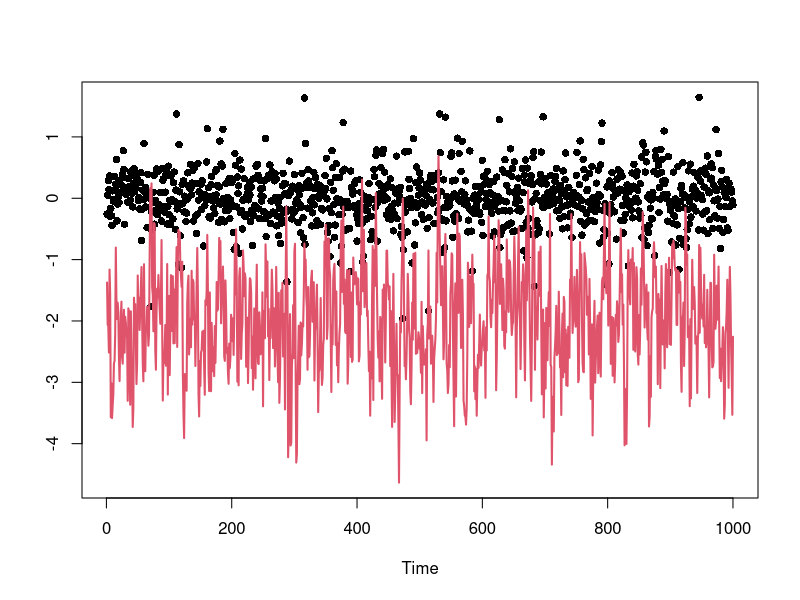
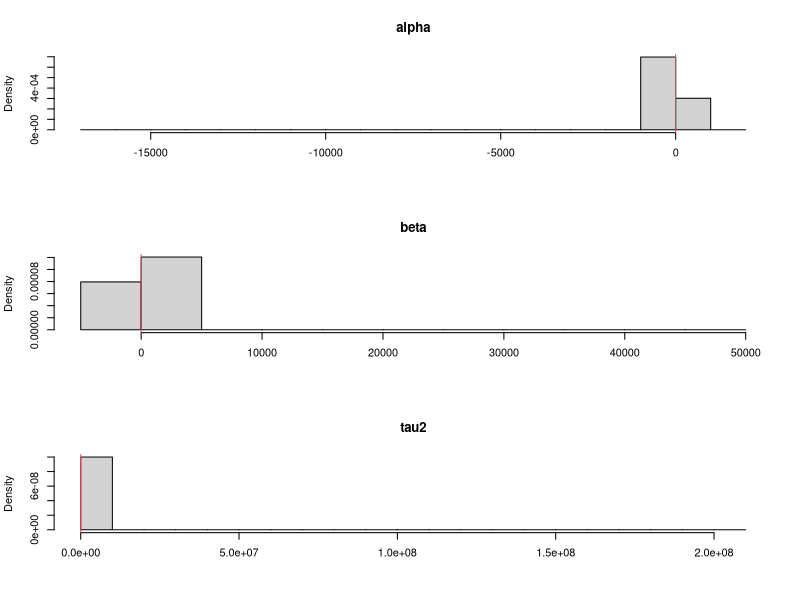

These charts were generated, in order, by the following R code: (Note: a time limit stopped this script after it produced the figures.)
svm.pl = function(y,alphas,betas,tau2s,xs){#,b0,B0,c0,d0){
  n      = length(y)
  N      = length(xs)
  nmix   = 7  
  mu     = matrix(c(-11.40039,-5.24321,-9.83726,1.50746,-0.65098,0.52478,-2.35859),
                  N,nmix,byrow=TRUE)
  sig2   = matrix(c(5.795960,2.613690,5.179500,0.167350,0.640090,0.340230,1.262610),
                  N,nmix,byrow=TRUE)
  q      = matrix(c(0.007300,0.105560,0.000020,0.043950,0.340010,0.245660,0.257500),
                  N,nmix,byrow=TRUE) 
#   q = c(0.007300,0.105560,0.000020,0.043950,0.340010,0.245660,0.257500)
#   mu = c(-11.40039,-5.24321,-9.83726,1.50746,-0.65098,0.52478,-2.35859)
#   sig2 = c(5.795960,2.613690,5.179500,0.167350,0.640090,0.340230,1.262610)
  quants = array(0,c(n,4,3))
  z      = log(y^2)
  s      = matrix(0,N,7)
  s[,1]  = 1.0/B0[1]
  s[,2]  = 0.0
  s[,3]  = 1.0/B0[2]
  s[,4]  = b0[1]/B0[1]
  s[,5]  = b0[2]/B0[2]
  s[,6]  = c0
  s[,7]  = d0
  num1   = rep(b0[1],N)
  num2   = rep(b0[2],N)
  for (t in 1:n){
    #print(t)
    mus    = matrix(alphas+betas*xs,N,nmix)
#     print(mus[1,])
#     scan(n=1)
    probs  = q*dnorm(z[t],mus+mu,sqrt(sig2+tau2s))
    weight = apply(probs,1,sum)
    k      = sample(1:N,size=N,replace=TRUE,prob=weight)
#     print(probs[1,])
#     scan(n=1)
    
    xs1    = xs[k]
    probs  = probs[k,]
    mus    = mus[k,]
    alphas = alphas[k]
    betas  = betas[k]
    tau2s  = tau2s[k]
    so     = s[k,]
    num1o  = num1[k]
    num2o  = num2[k]	  
    tau2ss = matrix(tau2s,N,nmix)
    vars   = 1/(1/sig2+1/tau2ss)
    sds    = sqrt(vars)
    means  = vars*((z[t]-mu)/sig2 + mus/tau2ss)
    for (i in 1:N){
      comp  = sample(1:nmix,size=1,prob=probs[i,])
      xs[i] = rnorm(1,means[i,comp],sds[i,comp])
    }
    s[,1]  = so[,1] + 1
    s[,2]  = so[,2] + xs1
    s[,3]  = so[,3] + xs1^2
    s[,4]  = so[,4] + xs
    s[,5]  = so[,5] + xs*xs1
    s[,6]  = so[,6] + 1/2
    m      = s[,1]*s[,3]-s[,2]^2
    num1   = (s[,3]*s[,4]-s[,2]*s[,5])/m
    num2   = (s[,1]*s[,5]-s[,2]*s[,4])/m
    s[,7]  = so[,7] + (xs-num1-num2*xs1)*xs/2 + ((num1o-num1)*so[,4]+(num2o-num2)*so[,5])/2
    tau2s  = 1/rgamma(N,s[,6],s[,7])
    std    = sqrt(tau2s/m)
    norm   = cbind(rnorm(N,0,std),rnorm(N,0,std))
    alphas = num1 + sqrt(s[,3])*norm[,1]
    betas  = num2 - s[,2]/sqrt(s[,3])*norm[,1]+sqrt(s[,1]-s[,2]^2/s[,3])*norm[,2]   
    quants[t,1,] = quantile(alphas,c(0.05,0.5,0.95))
    quants[t,2,] = quantile(betas,c(0.05,0.5,0.95))
    quants[t,3,] = quantile(tau2s,c(0.05,0.5,0.95))
    quants[t,4,] = quantile(exp(xs/2),c(0.05,0.5,0.95))
  }
  return(quants)
}
PL = function(y,alphas,betas,tau2s,xs){
  n      = length(y)
  N      = length(xs)
  quants = array(0,c(n,4,3))
  
  
  
  
  s      = matrix(0,N,7)
  
  
  s[,1] = 1/B0[1]
  s[,2] = 0
  s[,3] = 1/B0[2]
  s[,4] = s[,1]*b0[1]# + s[,2]*b0[2]
  s[,5] = s[,3]*b0[2]# + s[,2]*b0[1]
  s[,6] = c0
  s[,7] = d0
  m      = s[,1]*s[,3]-s[,2]^2
  b1   = (s[,3]*s[,4]-s[,2]*s[,5])/m
  b2   = (s[,1]*s[,5]-s[,2]*s[,4])/m
  
  
  for (t in 1:n){
    # Resampling
    mus    = alphas+betas*xs
    stdevs = exp(mus/2)
    weight = dnorm(y[t],0,stdevs) 
    k      = sample(1:N,size=N,replace=T,prob=weight)
    alphas = alphas[k]
    betas  = betas[k]
    tau2s  = tau2s[k]
    
    mus    = mus[k]
    xs1    = xs[k]
    sig2s = exp(xs1)
    # Propagating
    vars   = 1/(1/sig2s+1/tau2s)
    sds    = sqrt(vars)
    means  = vars*(mus/tau2s + y[t]/sig2s)
    xs     = rnorm(N,means,sds)
    so     = s[k,]
    b1o  = b1[k]
    b2o  = b2[k]    
    # Updating sufficient stats
    s[,1]  = so[,1] + 1
    s[,2]  = so[,2] + xs1
    s[,3]  = so[,3] + xs1^2
    s[,4]  = so[,4] + xs
    s[,5]  = so[,5] + xs*xs1
    s[,6]  = so[,6] + 1
    
    # determinant of Binv matrix
    m      = s[,1]*s[,3]-s[,2]^2 
    
    # b_{t} =  inv(Binv_{t}) x (Binv_{t-1} * b_{t-1}) 
    b1   = (s[,3]*s[,4]-s[,2]*s[,5])/m  
    b2   = (s[,1]*s[,5]-s[,2]*s[,4])/m
    
    s[,7]  = so[,7] + (xs-b1-b2*xs1)*xs + (b1o-b1)*so[,4]+(b2o-b2)*so[,5]
    
#     F.new = rbind(1,xs1[2])
#     C.old = diag(B0,2)
#     Q = 1
#     D1 = t(F.new) %*% C.old%*% F.new + Q 
#     
#     
#     #       C0 = diag(B0,2)
#     #       print( C0 %*%F.new[,j]  %*% solve(D1) %*% (xs[1]-t(F.new[,j])%*%b0))
#     CF = C.old %*% F.new
#     
#     D.new = t(F.new)  %*% CF +Q
#     D.inv = solve(D.new)
#     #       print(D.inv)
#     
#     m.old = b0
#     #       print(D.new)
#     #       print(CF %*% D.inv %*% (xs[j]-t(F.new[,j]) %*% m.old[j,]))
#     #       m.old = m.old + CF %*% D.inv %*% (xs[1]-t(F.new) %*% m.old)
#     print(D.inv %*% (xs[1]-t(F.new) %*% m.old))
#     C.old = C.old - CF %*% D.inv  %*% t(F.new) %*% C.old
#     d0 = d0 + t(xs[2]-t(F.new)%*% m.old)%*% D.inv %*% (xs[2]-t(F.new) %*% m.old)
#     m.old = m.old + CF %*% D.inv %*% (xs[2]-t(F.new) %*% m.old)
# 
#     print(d0)
#     print(s[2,7])
#     scan(n=1)
#     
    
    tau2s  = 1/rgamma(N,s[,6]/2,s[,7]/2)
    std    = sqrt(tau2s/m)
    norm   = cbind(rnorm(N,0,std),rnorm(N,0,std))
    
    # cholesky decomposition of B, thus inv(Binv)
    alphas = b1 + sqrt(s[,3])*norm[,1]
    betas  = b2 - s[,2]/sqrt(s[,3])*norm[,1]+sqrt(s[,1]-s[,2]^2/s[,3])*norm[,2]  
    # Storing quantiles
    quants[t,1,] = quantile(alphas,c(0.025,0.5,0.975))
    quants[t,2,] = quantile(betas,c(0.025,0.5,0.975))
    quants[t,3,] = quantile(tau2s,c(0.025,0.5,0.975))  
    quants[t,4,] = quantile(exp(xs/2),c(0.025,0.5,0.975))  
    
  }
  return(quants)
}

# Simulated data
set.seed(98765)
n     =  1000
alpha =  -1
beta  =  0.5
tau2  =  .5
sig2  =  1.0
tau   = sqrt(tau2)
x     = rep(alpha/(1-beta),n+1)
true  = c(alpha,beta,tau2,sig2)
names = c("alpha","beta","tau2","y")
for (t in 2:(n+1))
  x[t] = alpha+beta*x[t-1]+tau*rnorm(1)
x = x[2:(n+1)]
y = rnorm(n,0,exp(x/2))

par(mfrow=c(1,1))
plot(y,ylim=range(x,y),xlab="Time",ylab="",main="",pch=16)
lines(x,col=2,lwd=2)

# Prior hyperparameters
# ---------------------
m0    = 0.0


C0 = 100
c0    = 1
d0    = 1
tau20 = tau2
b0    = c(alpha,beta)
B0    = c(1,1)/tau20
sC0   = sqrt(C0)
sB0   = sqrt(B0)

# ONE LONG PL FILTER
# ------------------
set.seed(246521)
N      = 10000
xs     = rnorm(N,m0,sC0)
tau2s  = 1/rgamma(N,c0/2,d0/2)
taus   = sqrt(tau2s)
alphas = rnorm(N,b0[1],taus*sB0[1])
betas  = rnorm(N,b0[2],taus*sB0[2])

pars   = cbind(alphas,betas,tau2s)
par(mfrow=c(3,1))
for (i in 1:3){
  hist(pars[,i],prob=TRUE,xlab="",main=names[i])
  abline(v=true[i],col=2)
}
print(date())
# plm    = PL(y,alphas,betas,tau2s,xs)
plm    = svm.pl(y,alphas,betas,tau2s,xs)
print(date())
cols = c(grey(0.5),1,grey(0.5))
ind  = 10:n
n1   = length(ind)
par(mfrow=c(2,2))
for (i in 1:4){
  ts.plot(plm[,i,],xlab="",ylab="",main=names[i],col=cols,ylim=range(plm[ind,i,]))
  abline(h=true[i],lty=2)
}

# Particle filters
# ----------------
# set.seed(246521)
# N    = 1000
# nsim = 100
# a    = 0.95
# qs   = array(0,c(nsim,n,4,3))
# for (s in 1:nsim){
#   print(s)
#   xs         = rnorm(N,m0,sC0)
#   tau2s      = 1/rgamma(N,c0/2,d0/2)
#   taus       = sqrt(tau2s)
#   alphas     = rnorm(N,b0[1],taus*sB0[1])
#   betas      = rnorm(N,b0[2],taus*sB0[2])
# #   qs[1,s,,,] = LW(y,alphas,betas,tau2s,sig2s,xs,a)
# #   qs[2,s,,,] = Storvik(y,alphas,betas,tau2s,sig2s,xs)
#   qs[s,,,] = PL(y,alphas,betas,tau2s,xs) 
# }
# 
# 
# 
# cols = c(grey(0.5),1,grey(0.5))
# ind  = 10:n
# n1   = length(ind)
# par(mfrow=c(2,2))
# for (i in 1:4){
#   ts.plot(qs[50,,i,],xlab="",ylab="",main=names[i],col=cols,ylim=range(plm[ind,i,]))
#   abline(h=true[i],lty=2)
# }
# 
# 
# # Mean square error
# quants = c("2.5th","50th","97.5th")
# filter = "PL"
# mse    = array(0,c(n1,4,3))
#   for (k in 1:3) 
#     for (i in 1:nsim) 
#       mse[,k,]=mse[,k,]+(qs[i,ind,k,]-plm[ind,k,])^2
# sq.mse = sqrt(mse/nsim)  
# 
# 
# cols = c(grey(0.75),grey(0.5),grey(0.75))
# #cols = c(3,2,5)
# par(mfrow=c(3,1))
# for (k in 1:3){
#   L = min(qs[,ind,k,])
#   U = max(qs[,ind,k,])
# 
#     plot(qs[1,,k,1],ylab=names[k],xlab="Time",main=filter,ylim=c(L,U),type="l",col=cols[1])
#     for (i in c(1,3,2)) for (j in 1:nsim) lines(qs[j,,k,i],col=cols[i])
#     for (i in c(1,3,2)) lines(plm[,k,i],lwd=1,col=1)  
#   
# }  
# 
# 
# 
# cols = c(grey(0.3),gray(0.5),grey(0.7))
# U    = c(0.275,0.175,0.45,1.25)
# par(mfrow=c(2,2))
# for (i in 1:3){
#   boxplot(sq.mse[1,,i,1],sq.mse[2,,i,1],sq.mse[3,,i,1],
#           sq.mse[1,,i,2],sq.mse[2,,i,2],sq.mse[3,,i,2],
#           sq.mse[1,,i,3],sq.mse[2,,i,3],sq.mse[3,,i,3],
#           outline=FALSE,ylab="Root MSE",xlab="Percentile",axes=FALSE,col=cols,ylim=c(0,U[i]))
#   axis(2);axis(1,at=c(2,5,8),lab=quants);box()
#   abline(v=3.5)
#   abline(v=6.5)
#   title(names[i])
# }
# #legend(0.5,1.2,legend=filters,col=cols,cex=1.25,lwd=c(4,4,4),lty=c(1,1,1),bty="n")
# 
# 





################ ETC
# 
# for (j in 1:N){
#   D1 = F.new[,j] %*% C.old[j,,]%*% F.new[,j] + Q 
#   
#   print(D1)
#   #       C0 = diag(B0,2)
#   #       print( C0 %*%F.new[,j]  %*% solve(D1) %*% (xs[1]-t(F.new[,j])%*%b0))
#   CF = C.old[j,,] %*% F.new[,j]
#   
#   D.new = t(F.new[,j])  %*% CF +Q
#   D.inv = solve(D.new)
#   print(D.new)
#   print(CF %*% D.inv %*% (xs[j]-t(F.new[,j]) %*% m.old[j,]))
#   m.old[j,] = m.old[j,] + CF %*% D.inv %*% (xs[j]-t(F.new[,j]) %*% m.old[j,])
#   C.old[j,,] = C.old[j,,] - CF %*% D.inv  %*% t(F.new[,j]) %*% C.old[j,,]
#   print(m.old[1,])
#   print(b1[1])
#   print(b2[1])
#   scan(n=1)
# }
